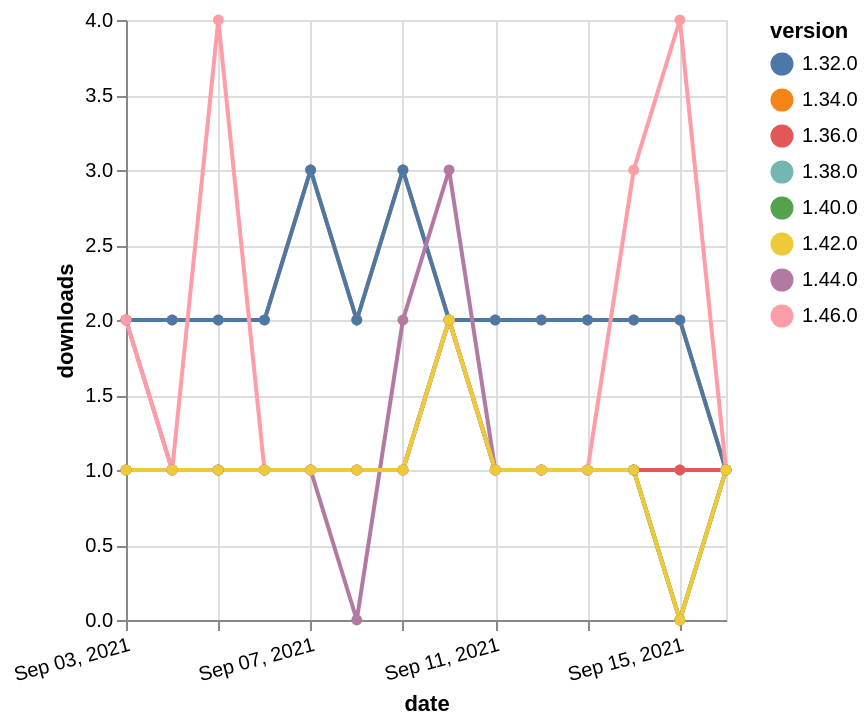

The specification (Vega-Lite) saved for this image:
### Vega-Lite specification from a JSON file in a GitHub repository (floating-point values rounded to 4 significant figures)
{"$schema": "https://vega.github.io/schema/vega-lite/v5.json", "description": "A simple bar chart with embedded data.", "data": {"values": [{"date": "2021-09-03", "total": 2307, "delta": 2, "version": "1.34.0"}, {"date": "2021-09-04", "total": 2309, "delta": 2, "version": "1.34.0"}, {"date": "2021-09-05", "total": 2311, "delta": 2, "version": "1.34.0"}, {"date": "2021-09-06", "total": 2313, "delta": 2, "version": "1.34.0"}, {"date": "2021-09-07", "total": 2316, "delta": 3, "version": "1.34.0"}, {"date": "2021-09-08", "total": 2318, "delta": 2, "version": "1.34.0"}, {"date": "2021-09-09", "total": 2321, "delta": 3, "version": "1.34.0"}, {"date": "2021-09-10", "total": 2323, "delta": 2, "version": "1.34.0"}, {"date": "2021-09-11", "total": 2325, "delta": 2, "version": "1.34.0"}, {"date": "2021-09-12", "total": 2327, "delta": 2, "version": "1.34.0"}, {"date": "2021-09-13", "total": 2329, "delta": 2, "version": "1.34.0"}, {"date": "2021-09-14", "total": 2331, "delta": 2, "version": "1.34.0"}, {"date": "2021-09-15", "total": 2333, "delta": 2, "version": "1.34.0"}, {"date": "2021-09-16", "total": 2334, "delta": 1, "version": "1.34.0"}, {"date": "2021-09-03", "total": 2381, "delta": 2, "version": "1.32.0"}, {"date": "2021-09-04", "total": 2383, "delta": 2, "version": "1.32.0"}, {"date": "2021-09-05", "total": 2385, "delta": 2, "version": "1.32.0"}, {"date": "2021-09-06", "total": 2387, "delta": 2, "version": "1.32.0"}, {"date": "2021-09-07", "total": 2390, "delta": 3, "version": "1.32.0"}, {"date": "2021-09-08", "total": 2392, "delta": 2, "version": "1.32.0"}, {"date": "2021-09-09", "total": 2395, "delta": 3, "version": "1.32.0"}, {"date": "2021-09-10", "total": 2397, "delta": 2, "version": "1.32.0"}, {"date": "2021-09-11", "total": 2399, "delta": 2, "version": "1.32.0"}, {"date": "2021-09-12", "total": 2401, "delta": 2, "version": "1.32.0"}, {"date": "2021-09-13", "total": 2403, "delta": 2, "version": "1.32.0"}, {"date": "2021-09-14", "total": 2405, "delta": 2, "version": "1.32.0"}, {"date": "2021-09-15", "total": 2407, "delta": 2, "version": "1.32.0"}, {"date": "2021-09-16", "total": 2408, "delta": 1, "version": "1.32.0"}, {"date": "2021-09-03", "total": 203, "delta": 2, "version": "1.44.0"}, {"date": "2021-09-04", "total": 204, "delta": 1, "version": "1.44.0"}, {"date": "2021-09-05", "total": 205, "delta": 1, "version": "1.44.0"}, {"date": "2021-09-06", "total": 206, "delta": 1, "version": "1.44.0"}, {"date": "2021-09-07", "total": 207, "delta": 1, "version": "1.44.0"}, {"date": "2021-09-08", "total": 207, "delta": 0, "version": "1.44.0"}, {"date": "2021-09-09", "total": 209, "delta": 2, "version": "1.44.0"}, {"date": "2021-09-10", "total": 212, "delta": 3, "version": "1.44.0"}, {"date": "2021-09-11", "total": 213, "delta": 1, "version": "1.44.0"}, {"date": "2021-09-12", "total": 214, "delta": 1, "version": "1.44.0"}, {"date": "2021-09-13", "total": 215, "delta": 1, "version": "1.44.0"}, {"date": "2021-09-14", "total": 216, "delta": 1, "version": "1.44.0"}, {"date": "2021-09-15", "total": 216, "delta": 0, "version": "1.44.0"}, {"date": "2021-09-16", "total": 217, "delta": 1, "version": "1.44.0"}, {"date": "2021-09-03", "total": 212, "delta": 1, "version": "1.38.0"}, {"date": "2021-09-04", "total": 213, "delta": 1, "version": "1.38.0"}, {"date": "2021-09-05", "total": 214, "delta": 1, "version": "1.38.0"}, {"date": "2021-09-06", "total": 215, "delta": 1, "version": "1.38.0"}, {"date": "2021-09-07", "total": 216, "delta": 1, "version": "1.38.0"}, {"date": "2021-09-08", "total": 217, "delta": 1, "version": "1.38.0"}, {"date": "2021-09-09", "total": 218, "delta": 1, "version": "1.38.0"}, {"date": "2021-09-10", "total": 220, "delta": 2, "version": "1.38.0"}, {"date": "2021-09-11", "total": 221, "delta": 1, "version": "1.38.0"}, {"date": "2021-09-12", "total": 222, "delta": 1, "version": "1.38.0"}, {"date": "2021-09-13", "total": 223, "delta": 1, "version": "1.38.0"}, {"date": "2021-09-14", "total": 224, "delta": 1, "version": "1.38.0"}, {"date": "2021-09-15", "total": 225, "delta": 1, "version": "1.38.0"}, {"date": "2021-09-16", "total": 226, "delta": 1, "version": "1.38.0"}, {"date": "2021-09-03", "total": 408, "delta": 1, "version": "1.36.0"}, {"date": "2021-09-04", "total": 409, "delta": 1, "version": "1.36.0"}, {"date": "2021-09-05", "total": 410, "delta": 1, "version": "1.36.0"}, {"date": "2021-09-06", "total": 411, "delta": 1, "version": "1.36.0"}, {"date": "2021-09-07", "total": 412, "delta": 1, "version": "1.36.0"}, {"date": "2021-09-08", "total": 413, "delta": 1, "version": "1.36.0"}, {"date": "2021-09-09", "total": 414, "delta": 1, "version": "1.36.0"}, {"date": "2021-09-10", "total": 416, "delta": 2, "version": "1.36.0"}, {"date": "2021-09-11", "total": 417, "delta": 1, "version": "1.36.0"}, {"date": "2021-09-12", "total": 418, "delta": 1, "version": "1.36.0"}, {"date": "2021-09-13", "total": 419, "delta": 1, "version": "1.36.0"}, {"date": "2021-09-14", "total": 420, "delta": 1, "version": "1.36.0"}, {"date": "2021-09-15", "total": 421, "delta": 1, "version": "1.36.0"}, {"date": "2021-09-16", "total": 422, "delta": 1, "version": "1.36.0"}, {"date": "2021-09-03", "total": 193, "delta": 1, "version": "1.40.0"}, {"date": "2021-09-04", "total": 194, "delta": 1, "version": "1.40.0"}, {"date": "2021-09-05", "total": 195, "delta": 1, "version": "1.40.0"}, {"date": "2021-09-06", "total": 196, "delta": 1, "version": "1.40.0"}, {"date": "2021-09-07", "total": 197, "delta": 1, "version": "1.40.0"}, {"date": "2021-09-08", "total": 198, "delta": 1, "version": "1.40.0"}, {"date": "2021-09-09", "total": 199, "delta": 1, "version": "1.40.0"}, {"date": "2021-09-10", "total": 201, "delta": 2, "version": "1.40.0"}, {"date": "2021-09-11", "total": 202, "delta": 1, "version": "1.40.0"}, {"date": "2021-09-12", "total": 203, "delta": 1, "version": "1.40.0"}, {"date": "2021-09-13", "total": 204, "delta": 1, "version": "1.40.0"}, {"date": "2021-09-14", "total": 205, "delta": 1, "version": "1.40.0"}, {"date": "2021-09-15", "total": 205, "delta": 0, "version": "1.40.0"}, {"date": "2021-09-16", "total": 206, "delta": 1, "version": "1.40.0"}, {"date": "2021-09-03", "total": 132, "delta": 2, "version": "1.46.0"}, {"date": "2021-09-04", "total": 133, "delta": 1, "version": "1.46.0"}, {"date": "2021-09-05", "total": 137, "delta": 4, "version": "1.46.0"}, {"date": "2021-09-06", "total": 138, "delta": 1, "version": "1.46.0"}, {"date": "2021-09-07", "total": 139, "delta": 1, "version": "1.46.0"}, {"date": "2021-09-08", "total": 140, "delta": 1, "version": "1.46.0"}, {"date": "2021-09-09", "total": 141, "delta": 1, "version": "1.46.0"}, {"date": "2021-09-10", "total": 143, "delta": 2, "version": "1.46.0"}, {"date": "2021-09-11", "total": 144, "delta": 1, "version": "1.46.0"}, {"date": "2021-09-12", "total": 145, "delta": 1, "version": "1.46.0"}, {"date": "2021-09-13", "total": 146, "delta": 1, "version": "1.46.0"}, {"date": "2021-09-14", "total": 149, "delta": 3, "version": "1.46.0"}, {"date": "2021-09-15", "total": 153, "delta": 4, "version": "1.46.0"}, {"date": "2021-09-16", "total": 154, "delta": 1, "version": "1.46.0"}, {"date": "2021-09-03", "total": 172, "delta": 1, "version": "1.42.0"}, {"date": "2021-09-04", "total": 173, "delta": 1, "version": "1.42.0"}, {"date": "2021-09-05", "total": 174, "delta": 1, "version": "1.42.0"}, {"date": "2021-09-06", "total": 175, "delta": 1, "version": "1.42.0"}, {"date": "2021-09-07", "total": 176, "delta": 1, "version": "1.42.0"}, {"date": "2021-09-08", "total": 177, "delta": 1, "version": "1.42.0"}, {"date": "2021-09-09", "total": 178, "delta": 1, "version": "1.42.0"}, {"date": "2021-09-10", "total": 180, "delta": 2, "version": "1.42.0"}, {"date": "2021-09-11", "total": 181, "delta": 1, "version": "1.42.0"}, {"date": "2021-09-12", "total": 182, "delta": 1, "version": "1.42.0"}, {"date": "2021-09-13", "total": 183, "delta": 1, "version": "1.42.0"}, {"date": "2021-09-14", "total": 184, "delta": 1, "version": "1.42.0"}, {"date": "2021-09-15", "total": 184, "delta": 0, "version": "1.42.0"}, {"date": "2021-09-16", "total": 185, "delta": 1, "version": "1.42.0"}]}, "width": "container", "mark": {"type": "line", "point": {"filled": true}}, "encoding": {"x": {"field": "date", "type": "temporal", "timeUnit": "yearmonthdate", "title": "date", "axis": {"labelAngle": -15}}, "y": {"field": "delta", "type": "quantitative", "title": "downloads"}, "color": {"field": "version", "type": "nominal"}, "tooltip": {"field": "delta"}}}
